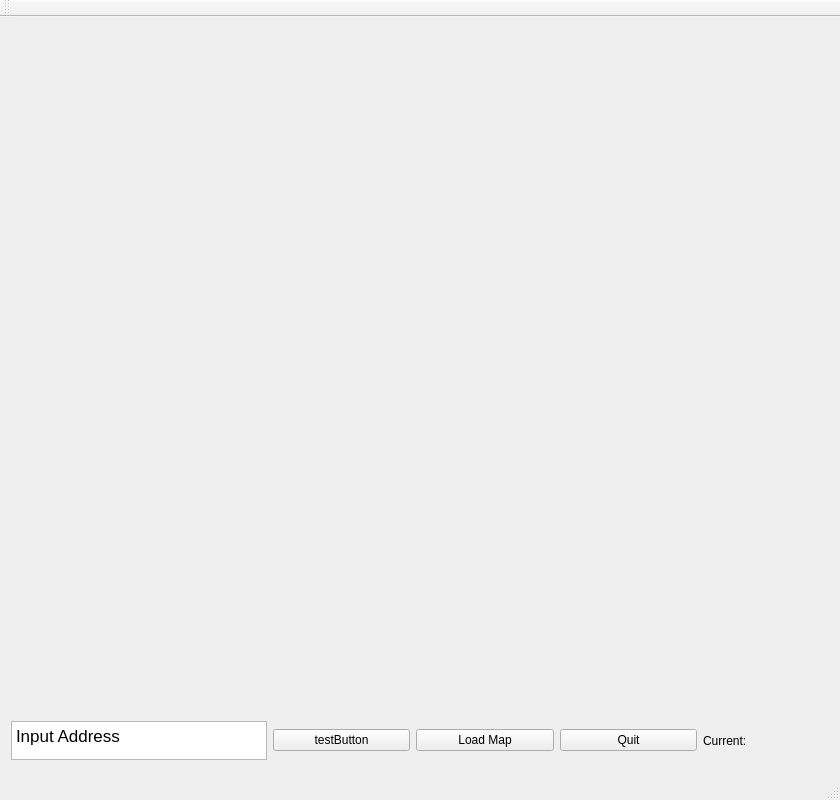
<?xml version="1.0" encoding="UTF-8"?>
<ui version="4.0">
 <class>MainWindow</class>
 <widget class="QMainWindow" name="MainWindow">
  <property name="geometry">
   <rect>
    <x>0</x>
    <y>0</y>
    <width>840</width>
    <height>800</height>
   </rect>
  </property>
  <property name="windowTitle">
   <string>MainWindow</string>
  </property>
  <widget class="QWidget" name="centralWidget">
   <widget class="QWidget" name="horizontalLayoutWidget">
    <property name="geometry">
     <rect>
      <x>0</x>
      <y>693</y>
      <width>851</width>
      <height>61</height>
     </rect>
    </property>
    <layout class="QHBoxLayout" name="horizontalLayout">
     <item>
      <widget class="QTextEdit" name="textEdit">
       <property name="sizePolicy">
        <sizepolicy hsizetype="Minimum" vsizetype="Minimum">
         <horstretch>0</horstretch>
         <verstretch>0</verstretch>
        </sizepolicy>
       </property>
       <property name="html">
        <string>&lt;!DOCTYPE HTML PUBLIC &quot;-//W3C//DTD HTML 4.0//EN&quot; &quot;http://www.w3.org/TR/REC-html40/strict.dtd&quot;&gt;
&lt;html&gt;&lt;head&gt;&lt;meta name=&quot;qrichtext&quot; content=&quot;1&quot; /&gt;&lt;style type=&quot;text/css&quot;&gt;
p, li { white-space: pre-wrap; }
&lt;/style&gt;&lt;/head&gt;&lt;body style=&quot; font-family:'.SF NS Text'; font-size:13pt; font-weight:400; font-style:normal;&quot;&gt;
&lt;p style=&quot; margin-top:0px; margin-bottom:0px; margin-left:0px; margin-right:0px; -qt-block-indent:0; text-indent:0px;&quot;&gt;&lt;span style=&quot; color:#000000;&quot;&gt;Input Address&lt;/span&gt;&lt;/p&gt;&lt;/body&gt;&lt;/html&gt;</string>
       </property>
      </widget>
     </item>
     <item>
      <widget class="QPushButton" name="tester">
       <property name="text">
        <string>testButton</string>
       </property>
      </widget>
     </item>
     <item>
      <widget class="QPushButton" name="loadButton">
       <property name="text">
        <string>Load Map</string>
       </property>
      </widget>
     </item>
     <item>
      <widget class="QPushButton" name="quitButton">
       <property name="text">
        <string>Quit</string>
       </property>
      </widget>
     </item>
     <item>
      <widget class="QLabel" name="currLatLng">
       <property name="text">
        <string>Current: </string>
       </property>
      </widget>
     </item>
    </layout>
   </widget>
  </widget>
  <widget class="QMenuBar" name="menuBar">
   <property name="geometry">
    <rect>
     <x>0</x>
     <y>0</y>
     <width>840</width>
     <height>22</height>
    </rect>
   </property>
  </widget>
  <widget class="QToolBar" name="mainToolBar">
   <attribute name="toolBarArea">
    <enum>TopToolBarArea</enum>
   </attribute>
   <attribute name="toolBarBreak">
    <bool>false</bool>
   </attribute>
  </widget>
  <widget class="QStatusBar" name="statusBar"/>
 </widget>
 <layoutdefault spacing="6" margin="11"/>
 <resources/>
 <connections/>
</ui>
